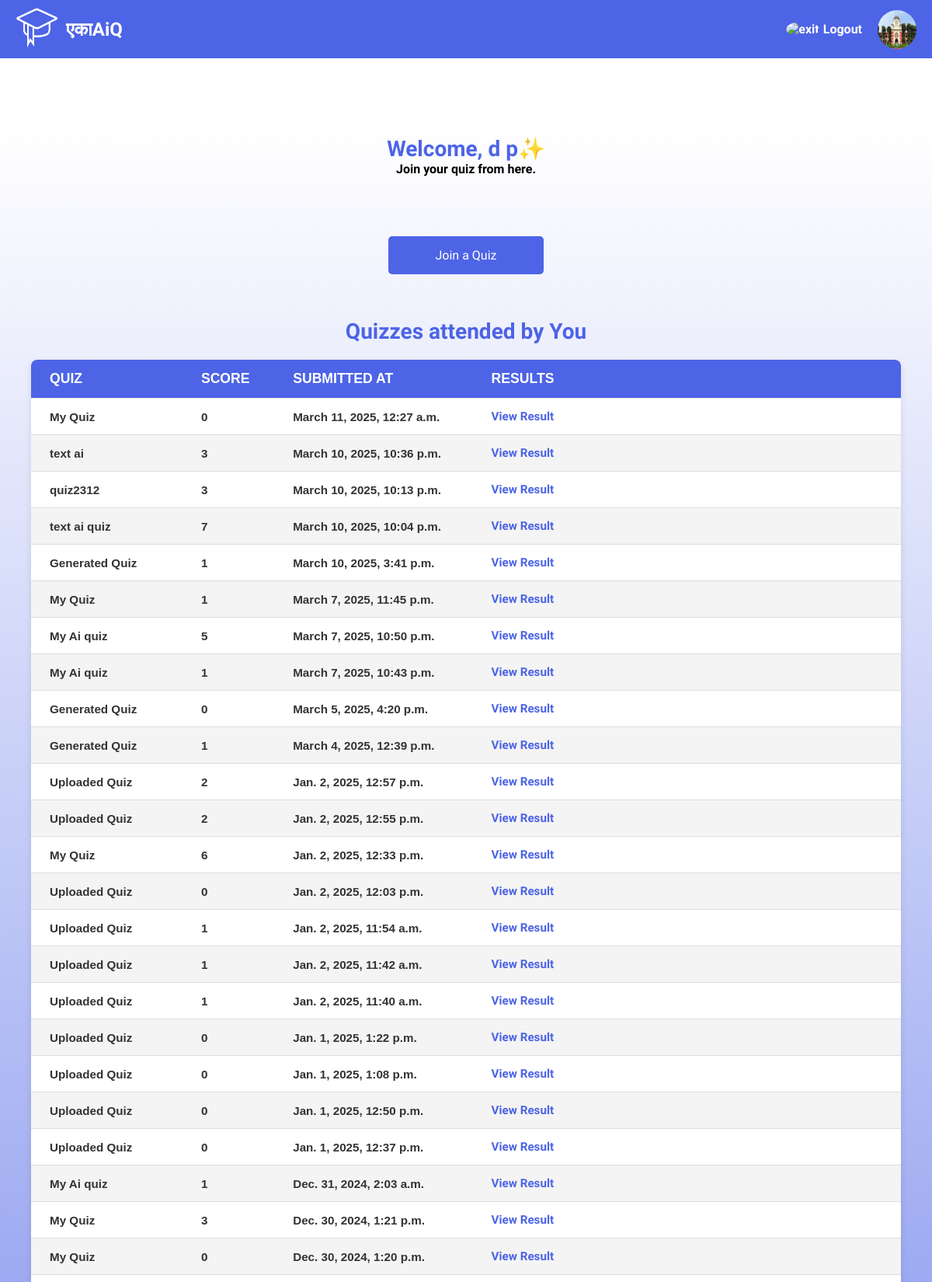
Page /student/home/ (signed in, upper part) on the committed database.
### login/models.py (models this page shows, shortened)
class User(AbstractBaseUser, PermissionsMixin):
    email = models.EmailField(unique=True)
    first_name = models.CharField(max_length=50)
    last_name = models.CharField(max_length=50)
    is_student = models.BooleanField(default=False)
    is_teacher = models.BooleanField(default=False)
    is_verified = models.BooleanField(default=False)
    otp = models.CharField(max_length=6, blank=True, null=True)
    prn = models.CharField(max_length=20, blank=True, null=True)
    is_staff = models.BooleanField(default=False)
    is_active = models.BooleanField(default=True)
    profile_picture = models.ImageField(upload_to='profile_pics/', blank=True, null=True)
    GENDER_CHOICES = [
        ('Male', 'Male'),
        ('Female', 'Female'),
        ('Other', 'Other'),
    ]
    gender = models.CharField(max_length=10, choices=GENDER_CHOICES, default='Male')
    location = models.CharField(max_length=100, blank=True, null=True)
    date_joined = models.DateTimeField(auto_now_add=True)
    USERNAME_FIELD = 'email'
    REQUIRED_FIELDS = ['first_name', 'last_name']
    objects = CustomUserManager()
    groups = models.ManyToManyField(
        'auth.Group',
        related_name='custom_user_set',
        blank=True,
        help_text='The groups this user belongs to. A user will get all permissions granted to each of their groups.',
        verbose_name='groups',
    )
    user_permissions = models.ManyToManyField(
        'auth.Permission',
        related_name='custom_user_set',
        blank=True,
        help_text='Specific permissions for this user.',
        verbose_name='user permissions',
    )

### q/models.py (models this page shows, shortened)
class QuizResult(models.Model):
    quiz = models.ForeignKey(Quiz, related_name='results', on_delete=models.CASCADE)
    user = models.ForeignKey(User, on_delete=models.CASCADE)
    score = models.IntegerField()
    total_points = models.IntegerField(default=0)
    percentage = models.DecimalField(max_digits=5, decimal_places=2, default=0)
    submitted_at = models.DateTimeField(auto_now_add=True)
    class Meta:
        ordering = ['-submitted_at']  # Most recent results first

class Quiz(models.Model):
    title = models.CharField(max_length=255)
    start_time = models.DateTimeField(blank=True, null=True)
    end_time = models.DateTimeField(blank=True, null=True)
    pdf = models.FileField(upload_to='pdfs/', null=True, blank=True)
    code = models.IntegerField(unique=True, editable=False, null=True, blank=True)
    host = models.ForeignKey(User, on_delete=models.CASCADE)
    created_at = models.DateTimeField(auto_now_add=True)
    show_results_to_student = models.BooleanField(default=True)  # Show results or not
    duration = models.IntegerField(default=2)  # Duration in minutes
    is_active = models.BooleanField(default=True)  # Whether the quiz is active or not
    def __str__(self):
        return self.title

### login/views.py (the view)
# urls.py: path('student/home/', home_std , name='student_home'),
@login_required
def home_std(request):
    user = request.user
    if request.user.is_authenticated:
        if user.is_teacher:
            return redirect('teacher_home')
    result = QuizResult.objects.filter(user=user)
    return render(request, 'dashboard_std.html', {'results': result})

### login/templates/dashboard_std.html (shortened to what this page needs)
<!DOCTYPE html>
<html lang="en">
    {% load static %}
<head>
    <link rel="stylesheet" href="{% static 'css/dashboard_stu.css' %}" />
</head>
<body>
    <B>
    <div class="top-navigation">
        <div class="logo">
            <img width="55" height="55" src="{% static 'images/hlgo.png' %}" alt="test-passed"/>
            <span class="title-main" style="font-size: 1.5em;">एकाAiQ</span>
        </div>
        <div class="nav-links">
            <a href="{% url 'logout' %}">
                <span class="icon">
                    <img width="25" height="25" src="https://img.icons8.com/forma-regular/50/1A1A1A/exit.png" alt="exit"/>
                </span>
                <span class="title">Logout</span>
            </a>
            <a href="{% url 'profile_view' %}">
                {% if user.profile_picture %}
                    <img width="50" height="50" src="{{ user.profile_picture.url }}" alt="Profile Image">
                {% else %}
                    <img width="50" height="50" src="{% static 'images/prfpic.png' %}" alt="Default Profile Image">
                {% endif %}
            </a>
        </div>
    </div>
    <div class="main">
        <section class="content">
            <div class="welcome-message">
                <h1>Welcome, {{ user.first_name }} {{ user.last_name }}&#10024;</h1>
                <p>Join your quiz from here.</p>
            </div>
            <br><br><br>
            <div class="cta-buttons">
                <button onclick="joinQuiz()">Join a Quiz</button>
            </div>
            <br><br><br>
            <div class="welcome-message">
                 <h1>Quizzes attended by You</h1>
            </div>
            <div class="quiz-history">
                <table class="user-results" align="center">
                    <thead>
                        <tr>
                            <th>Quiz</th>
                            <th>Score</th>
                            <th>Submitted At</th>
                            <th>Results</th>
                        </tr>
                    </thead>
                    <tbody>
                        {% for result in results %}
                            <tr>
                                <td>{{ result.quiz }}</td>
                                <td>{{ result.score }}</td>
                                <td>{{ result.submitted_at }}</td>
                                <td>
                                    {% if result.quiz.show_results_to_student %}
                                        <a href="{% url 'quiz_result' result.quiz.id %}">View Result</a>
                                    {% else %}
                                        <span style="color: red;">The result is not visible for this quiz. Please contact the quiz creator.</span>
                                    {% endif %}
                                </td>
                            </tr>
                        {% empty %}
                            <tr>
                                <td colspan="4">You haven't attended any quizzes yet.</td>
                            </tr>
                        {% endfor %}
                    </tbody>
                </table>
            </div>
        </section>
    </div>
</body>
</html>

### login/static/css/dashboard_stu.css (style rules this page uses)
* { font-family: "Ubuntu", sans-serif; margin: 0; padding: 0; box-sizing: border-box; }
:root { --blue: #4d64e6; --white: #fff; --gray: #f5f5f5; --black1: #222; --black2: #999; }
body { min-height: 100vh; overflow-x: hidden; }
.main { position: absolute; width: 100%; min-height: 100vh; background: linear-gradient(0deg, #4d64e6 0%, #ffffff 99%); transition: 0.5s; margin-top: 60px; padding: 20px; }
.top-navigation { display: flex; justify-content: space-between; align-items: center; background-color: var(--blue); padding: 10px 20px; color: var(--white); }
.top-navigation .logo { display: flex; align-items: center; }
.top-navigation .logo img { margin-right: 10px; }
.top-navigation .nav-links { display: flex; align-items: center; }
.top-navigation .nav-links a { display: flex; align-items: center; text-decoration: none; color: var(--white); margin-left: 20px; }
.top-navigation .nav-links a img { border-radius: 50%; }
.top-navigation .nav-links a .icon { margin-right: 5px; }
.content { padding: 20px; flex-grow: 1; }
.welcome-message { text-align: center; margin-bottom: 20px; }
.welcome-message h1 { font-size: 28px; color: var(--blue); }
.welcome-message p { font-size: 16px; color: #000000; }
.quiz-history { margin-bottom: 20px; }
.cta-buttons { display: flex; justify-content: center; gap: 20px; flex-wrap: wrap; }
.cta-buttons button { padding: 15px 30px; background-color: #4d64e6; color: white; border: none; border-radius: 5px; cursor: pointer; font-size: 16px; transition: background-color 0.3s ease; width: 100%; max-width: 200px; }
.user-results { max-width: 100%; width: 100%; border-collapse: collapse; background-color: #ffffff; box-shadow: 0 4px 8px rgba(0, 0, 0, 0.1); border-radius: 8px; overflow: hidden; margin: 20px 0; transition: all 0.3s ease; }
.user-results thead { background-color: var(--blue); color: white; text-transform: uppercase; }
.user-results th, .user-results td { padding: 14px 24px; text-align: left; border-bottom: 1px solid #dddddd; font-family: 'Arial', sans-serif; transition: background-color 0.3s ease, color 0.3s ease; }
.user-results th { font-size: 1.1rem; font-weight: bold; }
.user-results td { font-size: 0.95rem; color: #333; }
.user-results tbody tr:nth-child(even) { background-color: #f4f4f4; }
.user-results a { color: var(--blue); text-decoration: none; font-weight: bold; transition: color 0.3s ease; }

### rows in the picture
User: profile_picture (picture), first_name "d", last_name "p"
QuizResult: quiz "My Quiz", score "0", submitted_at "March 11, 2025, 12:27 a.m.", shows "View Result"
QuizResult: quiz "text ai", score "3", submitted_at "March 10, 2025, 10:36 p.m.", shows "View Result"
QuizResult: quiz "quiz2312", score "3", submitted_at "March 10, 2025, 10:13 p.m.", shows "View Result"
QuizResult: quiz "text ai quiz", score "7", submitted_at "March 10, 2025, 10:04 p.m.", shows "View Result"
QuizResult: quiz "Generated Quiz", score "1", submitted_at "March 10, 2025, 3:41 p.m.", shows "View Result"
QuizResult: quiz "My Quiz", score "1", submitted_at "March 7, 2025, 11:45 p.m.", shows "View Result"
QuizResult: quiz "My Ai quiz", score "5", submitted_at "March 7, 2025, 10:50 p.m.", shows "View Result"
QuizResult: quiz "My Ai quiz", score "1", submitted_at "March 7, 2025, 10:43 p.m.", shows "View Result"
QuizResult: quiz "Generated Quiz", score "0", submitted_at "March 5, 2025, 4:20 p.m.", shows "View Result"
QuizResult: quiz "Generated Quiz", score "1", submitted_at "March 4, 2025, 12:39 p.m.", shows "View Result"
QuizResult: quiz "Uploaded Quiz", score "2", submitted_at "Jan. 2, 2025, 12:57 p.m.", shows "View Result"
QuizResult: quiz "Uploaded Quiz", score "2", submitted_at "Jan. 2, 2025, 12:55 p.m.", shows "View Result"
QuizResult: quiz "My Quiz", score "6", submitted_at "Jan. 2, 2025, 12:33 p.m.", shows "View Result"
QuizResult: quiz "Uploaded Quiz", score "0", submitted_at "Jan. 2, 2025, 12:03 p.m.", shows "View Result"
QuizResult: quiz "Uploaded Quiz", score "1", submitted_at "Jan. 2, 2025, 11:54 a.m.", shows "View Result"
QuizResult: quiz "Uploaded Quiz", score "1", submitted_at "Jan. 2, 2025, 11:42 a.m.", shows "View Result"
QuizResult: quiz "Uploaded Quiz", score "1", submitted_at "Jan. 2, 2025, 11:40 a.m.", shows "View Result"
QuizResult: quiz "Uploaded Quiz", score "0", submitted_at "Jan. 1, 2025, 1:22 p.m.", shows "View Result"
QuizResult: quiz "Uploaded Quiz", score "0", submitted_at "Jan. 1, 2025, 1:08 p.m.", shows "View Result"
QuizResult: quiz "Uploaded Quiz", score "0", submitted_at "Jan. 1, 2025, 12:50 p.m.", shows "View Result"
QuizResult: quiz "Uploaded Quiz", score "0", submitted_at "Jan. 1, 2025, 12:37 p.m.", shows "View Result"
QuizResult: quiz "My Ai quiz", score "1", submitted_at "Dec. 31, 2024, 2:03 a.m.", shows "View Result"
QuizResult: quiz "My Quiz", score "3", submitted_at "Dec. 30, 2024, 1:21 p.m.", shows "View Result"
QuizResult: quiz "My Quiz", score "0", submitted_at "Dec. 30, 2024, 1:20 p.m.", shows "View Result"
